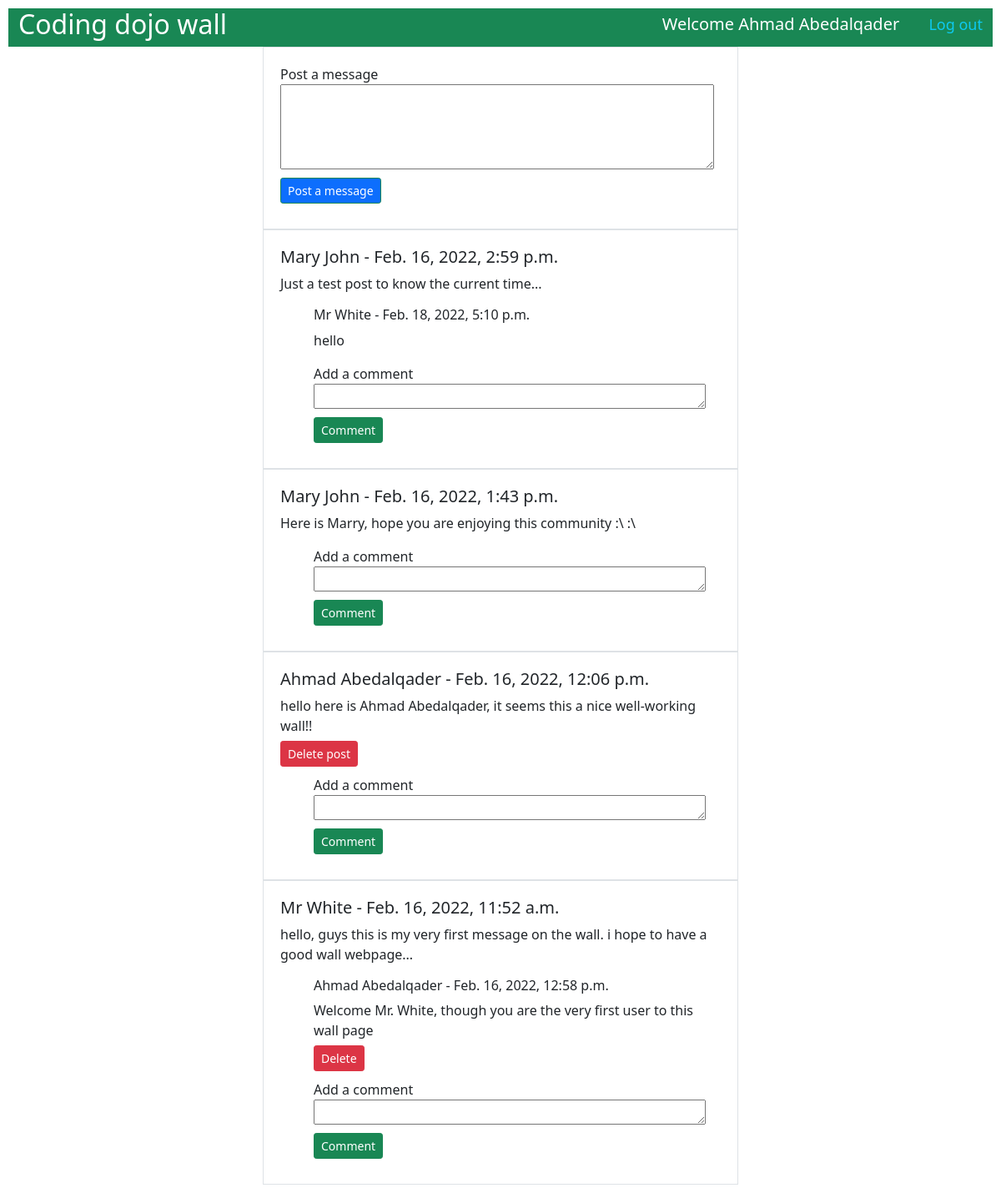
Page /wall/ (signed in) on the committed database.
### login_app/models.py (models this page shows)
class User(models.Model):
    first_name = models.CharField(max_length=45)
    last_name = models.CharField(max_length=45)
    email = models.CharField(max_length=255)
    password = models.CharField(max_length=100)
    created_at = models.DateTimeField(auto_now_add=True)
    updated_at = models.DateTimeField(auto_now=True)
    objects = UserManager()

class Message(models.Model):
    message = models.TextField()
    user = models.ForeignKey(User, related_name="messages", on_delete = models.CASCADE)
    created_at = models.DateTimeField(auto_now_add=True)
    updated_at = models.DateTimeField(auto_now=True)

class Comment(models.Model):
    comment = models.TextField()
    user = models.ForeignKey(User, related_name="comments", on_delete = models.CASCADE)
    message = models.ForeignKey(Message, related_name="comments", on_delete = models.CASCADE)
    created_at = models.DateTimeField(auto_now_add=True)
    updated_at = models.DateTimeField(auto_now=True)

### wall_app/views.py (the view)
# urls.py: path('', views.show_wall),
def show_wall(request):
    if "userid" in request.session:
        user_id = request.session['userid']
        context = {
            "user": User.objects.get(id = user_id),
            "messages" : Message.objects.all().order_by("-created_at")
        }
        return render(request, "wall.html", context)
    return redirect("/")

### wall_app/templates/wall.html (shortened to what this page needs)
<!DOCTYPE html>
<html lang="en">
<head>
    <link href="https://cdn.jsdelivr.net/npm/bootstrap@5.0.2/dist/css/bootstrap.min.css" rel="stylesheet"
>
</head>
<body>
    <div class="container-fluid">
        <div class="row align-items-center">
            <header>
                <h2>Coding dojo wall</h2>
                <h5>Welcome {{user.first_name}} {{user.last_name}} <a href="logout/">Log out</a></h5>
            </header>
        </div>
    </div>
    <div class="container sm">
        <div class="row justify-content-center">
            <div class="col-6 border">
                <form action="post/" method="post">
                    <label for="message">Post a message</label>
                    <textarea name="message" id="message" cols="30" rows="4" style="width: 520px;"></textarea>
                    <button type="submit" class="btn btn-success btn-sm" style="background-color: #0d6efd;">Post a message</button>
                </form>
            </div>
        </div>
    </div>
    {% for message in messages %}
    <div class="container-sm">
        <div class="row justify-content-center">
            <div class="col-6 border">
                <h5>{{message.user.first_name}} {{message.user.last_name}} - {{message.created_at}}</h5>
                <p>{{message.message}}</p>
                {% if request.session.userid == message.user.id %}
                <form action="del_post/" method="post">
                    <button type="submit" class="btn btn-danger btn-sm">Delete post</button>
                </form>
                {% endif %}
                {% for comment in message.comments.all %}
                <div class="comment">
                    <h6>{{comment.user.first_name}} {{comment.user.last_name}} - {{comment.created_at}}</h6>
                    <p>{{comment.comment}}</p>
                    {% if request.session.userid == comment.user.id %}
                    <form action="del_comment/" method="post">
                        <button type="submit" class="btn btn-danger btn-sm">Delete</button>
                    </form>
                    {% endif %}
                </div>
                {% endfor %}
                <div class="comment">
                    <form action="comment/" method="post">
                        <label for="comment">Add a comment</label>
                        <textarea name="comment" id="comment" cols="26" rows="1" style="width: 470px;"></textarea>
                        <button type="submit" class="btn btn-success btn-sm">Comment</button>
                    </form>
                </div>
            </div>
        </div>
    </div>
    {% endfor %}
</body>
</html>

### wall_app/templates/wall.html (style rules this page uses)
body { padding: 10px; }
header { display: flex; align-items: center; justify-content: space-between; background-color: #198754; color: white; }
form { display: flex; flex-direction: column; width: 500px; }
button { width: fit-content; margin: -10px 0px 10px; }
a { margin-left: 30px; font-size: 18px; color: #0dcaf0; text-decoration: none; }
.comment { margin-left: 40px; }
.col-6 { padding: 20px; }
textarea { margin-bottom: 20px; }

### rows in the picture
User: first_name "Ahmad", last_name "Abedalqader"
Message: user.first_name "Mary", user.last_name "John", created_at "Feb. 16, 2022, 2:59 p.m.", message "Just a test post to know the current time..."
Comment: user.first_name "Mr", user.last_name "White", created_at "Feb. 18, 2022, 5:10 p.m.", comment "hello"
Message: user.first_name "Mary", user.last_name "John", created_at "Feb. 16, 2022, 1:43 p.m.", message "Here is Marry, hope you are enjoying this community :\\ :\\"
Message: user.first_name "Ahmad", user.last_name "Abedalqader", created_at "Feb. 16, 2022, 12:06 p.m.", message "hello here is Ahmad Abedalqader, it seems this a nice well-working wall!!"
Message: user.first_name "Mr", user.last_name "White", created_at "Feb. 16, 2022, 11:52 a.m.", message "hello, guys this is my very first message on the wall. i hope to have a good wall webpage..."
Comment: user.first_name "Ahmad", user.last_name "Abedalqader", created_at "Feb. 16, 2022, 12:58 p.m.", comment "Welcome Mr. White, though you are the very first user to this wall page"
